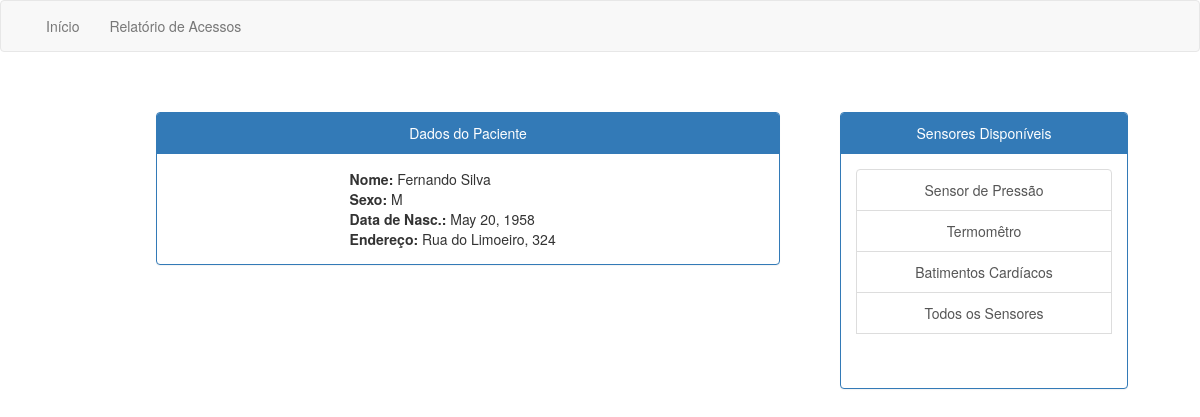
The page /medical/sensors_list/1 on the database its author committed.
### medical/models.py (models this page shows, shortened)
class Patient(models.Model):
	email = models.EmailField(max_length=80, unique=True)
	name = models.CharField(max_length=80)
	lastname = models.CharField(max_length=80)
	occupation = models.CharField(max_length=200);
	gender = models.CharField(max_length=1, choices=GENDERCHOICE)
	date_of_birth = models.DateField(null=True)
	nationality = models.CharField(max_length=200);					#FIXME: Esse campo deve ter valores pré definidos.

class Address(models.Model):
	zipcode = models.CharField(max_length=9);
	address1 = models.CharField(max_length=200);					# Rua
	address2 = models.CharField(max_length=200);					# Complemento
	number = models.DecimalField(max_digits=10, decimal_places=0)
	district = models.CharField(max_length=200);					# Bairro
	city = models.CharField(max_length=200);
	state = models.CharField(max_length=200);
	patient = models.OneToOneField(Patient, null=True, blank=True)
	def __unicode__(self):
		return "%s, %s" % (self.address1, self.number)

### medical/views.py (the view)
# urls.py: url(r'^sensors_list/(?P<patient_pk>\d+)$', sensors_list, name='sensors_list'),
def sensors_list(request, patient_pk):
	patient = Patient.objects.get(pk = patient_pk)
	address = Address.objects.get(patient = patient_pk)
	return render(request, 'medical/sensors_list.html', {'patient': patient, 'address': address})

### medical/templates/medical/sensors_list.html (shortened to what this page needs)
{% extends "base.html" %}
{% block content %}
	<br/>
	<br/>
	<div id="left_div">
		<div class="panel panel-primary" style="width: 80%; float: right">
			<div class="panel-heading">
				Dados do Paciente
			</div>
			<div class="panel-body">
				<div id="ph1">
				</div>
				<div id="patient_info">
					<b>Nome:</b> {{ patient.name }} {{ patient.lastname }}
					<br/>
					<b>Sexo:</b> {{ patient.gender }}
					<br/>
					<b>Data de Nasc.:</b> {{ patient.date_of_birth }}
					<br/>
					<b>Endereço:</b> {{ address }}
				</div>
				<div id="ph1">
				</div>
				<br/>
			</div>
		</div>
	</div>
	<div id="right_div">
		<div class="panel panel-primary" style="width: 80%; float: right; margin-right: 20%">
			<div class="panel-heading">
				Sensores Disponíveis
			</div>
			<div class="panel-body">
				<div class="list-group">
					<a href="{% url 'blood_pressure_sensor' patient.pk %}" class="list-group-item">Sensor de Pressão</a>
					<a href="{% url 'temperature_sensor' patient.pk %}" class="list-group-item">Termomêtro</a>
					<a href="{% url 'heartbeat_sensor' patient.pk %}" class="list-group-item">Batimentos Cardíacos</a>
					<a href="{% url 'all_sensors' patient.pk %}" class="list-group-item">Todos os Sensores</a>
				<br/>
			</div>
		</div>
	</div>
{% endblock %}

### medical/templates/base.html (style rules this page uses)
#ph1 { float: left; width: 30%; }
#patient_info { float: left; width: 40%; text-align: left; }
#left_div { float: left; width: 65%; text-align: center; }
#right_div { float: right; width: 30%; text-align: center; }

### rows shown on the page
Patient: name "Fernando", lastname "Silva", gender "M", date_of_birth "May 20, 1958"
Address: address1+number "Rua do Limoeiro, 324"
